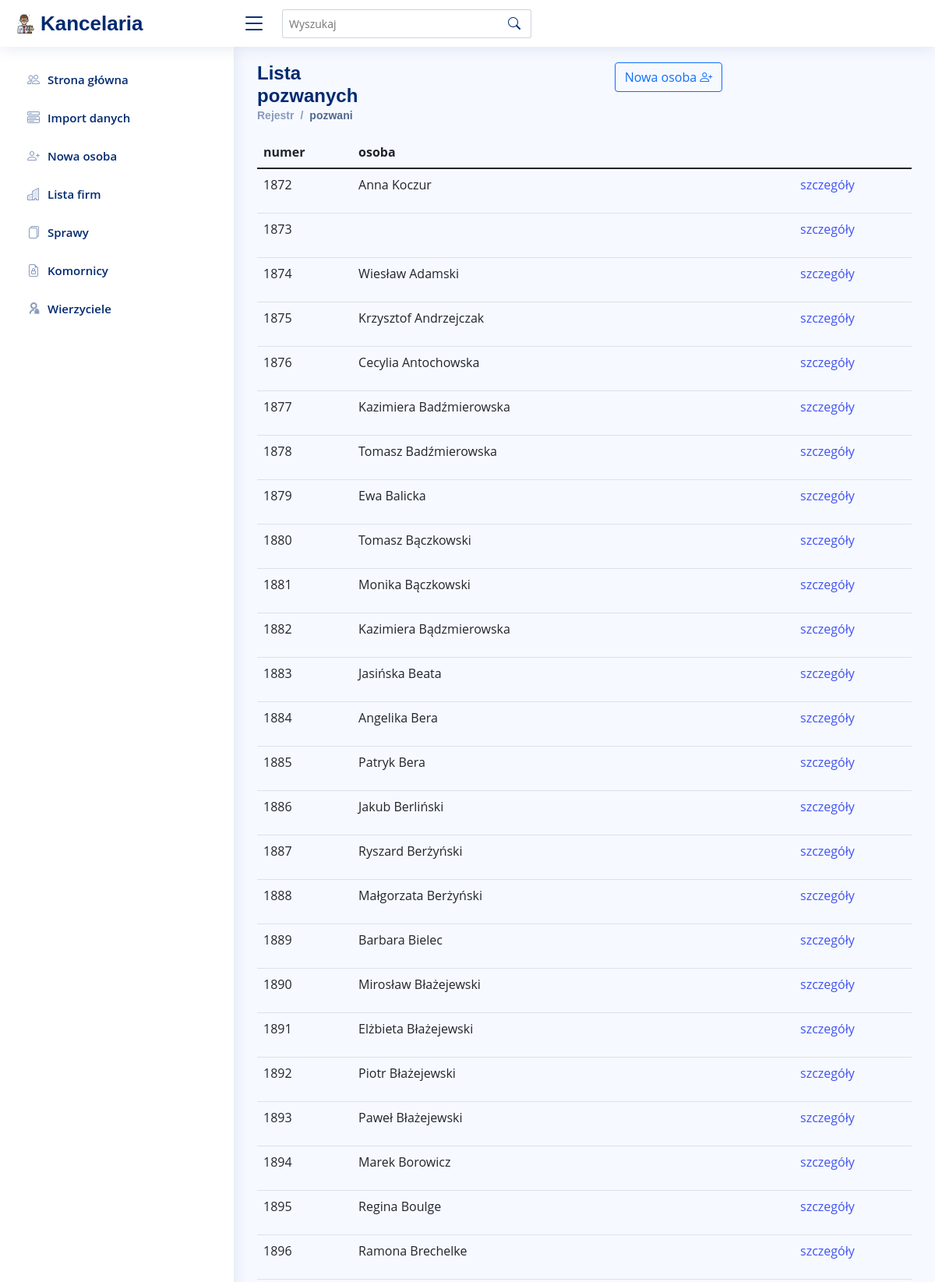
Page /person (upper part) on the committed database.
### register/models.py (models this page shows)
class Person(models.Model):
    first_name = models.CharField(max_length=30, null=True, blank=True, verbose_name='imię')
    last_name = models.CharField(max_length=60, null=True, verbose_name='nazwisko')
    pesel = models.CharField(max_length=11, null=True, blank=True, verbose_name='numer pesel')
    address = models.CharField(max_length=60, null=True, blank=True, verbose_name='adres')
    phone = models.CharField(max_length=30, null=True, blank=True, verbose_name='numer telefonu')
    date_created = models.DateTimeField(auto_now_add=True)
    note = models.CharField(max_length=30, null=True, blank=True, verbose_name='notatka')
    def __str__(self):
        return f"{self.first_name} {self.last_name}"

### register/views.py (the view)
# urls.py: path('person', views.person, name='persons'),
def person(request, pk=0):
    if request.method == 'GET':
        if pk:
            find = Person.objects.get(pk=pk)
            ff = Family.objects.filter(persons=find)
            if ff.count() < 1:
                ff = FamilyCreateForm(
                    initial={
                        'name': f'{find.last_name} - {find.address}',
                        'persons': find
                    }
                )
            cases = Case.objects.filter(Q(accused_persons__pk=pk) | Q(prosecutor_persons__pk=pk))
            new_case_form = CaseForm(
                initial={
                    'accused_persons': find
                }
            )
            context = {
                'person': find,
                'family': ff,
                'new_case': new_case_form,
                'cases': cases,
                'next_signatures': signatures.next_signature(),
            }
            return render(request, 'person/selected.html', context)
        else:
            context = {
                'persons': Person.objects.all()
            }
            return render(request, 'person/list.html', context)

### register/templates/person/list.html (shortened to what this page needs)
{% extends 'base.html' %}
{% load static %}
{% block navigration %}
<div class="pagetitle">
  <div class="row">
    <div class="col-3"><h1 class="d-inline">Lista pozwanych</h1></div>
    <div class="col text-center">
      <a class="btn btn-outline-primary" href="{% url 'register:create' %}">Nowa osoba <i class="bi bi-person-plus"></i></a></div>
  </div>
      <nav>
        <ol class="breadcrumb">
          <li class="breadcrumb-item"><a href="index.html">Rejestr</a></li>
          <li class="breadcrumb-item active">pozwani</li>
        </ol>
      </nav>
</div>
{% endblock  %}
{% block content %}
<link rel="stylesheet" type="text/css" href="https://cdn.datatables.net/v/dt/dt-1.11.3/datatables.min.css"/>
<table id="table" class="table">
  <thead>
  <tr>
    <th>numer</th> <th>osoba</th> <th></th>
  </tr>
  </thead>
  <tbody>
{% for p in persons %}
<tr>
  <td><p>{{ p.id }}</p></td> <td><p>{{ p }}</p></td>
  <td><a href="{% url 'register:person' p.id  %}" class="p"> szczegóły </a></td>
</tr>
{% endfor %}
  </tbody>
</table>
{% endblock %}

### register/static/css/style.css (style rules this page uses)
:root { scroll-behavior: smooth; }
body { font-family: "Open Sans", sans-serif; background: #f6f9ff; color: #444444; }
a { color: #4154f1; text-decoration: none; }
h1, h2, h3, h4, h5, h6 { font-family: "Nunito", sans-serif; }
.pagetitle { margin-bottom: 10px; }
.pagetitle h1 { font-size: 24px; margin-bottom: 0; font-weight: 600; color: #012970; }
.breadcrumb { font-size: 14px; font-family: "Nunito", sans-serif; color: #899bbd; font-weight: 600; }
.breadcrumb a { color: #899bbd; transition: 0.3s; }
.breadcrumb .breadcrumb-item::before { color: #899bbd; }
.breadcrumb .active { color: #51678f; font-weight: 600; }

### rows in the picture
Person: id "1872", first_name+last_name "Anna Koczur"
Person: id "1873"
Person: id "1874", first_name+last_name "Wiesław Adamski"
Person: id "1875", first_name+last_name "Krzysztof Andrzejczak"
Person: id "1876", first_name+last_name "Cecylia Antochowska"
Person: id "1877", first_name+last_name "Kazimiera Badźmierowska"
Person: id "1878", first_name+last_name "Tomasz Badźmierowska"
Person: id "1879", first_name+last_name "Ewa Balicka"
Person: id "1880", first_name+last_name "Tomasz Bączkowski"
Person: id "1881", first_name+last_name "Monika Bączkowski"
Person: id "1882", first_name+last_name "Kazimiera Bądzmierowska"
Person: id "1883", first_name+last_name "Jasińska Beata"
Person: id "1884", first_name+last_name "Angelika Bera"
Person: id "1885", first_name+last_name "Patryk Bera"
Person: id "1886", first_name+last_name "Jakub Berliński"
Person: id "1887", first_name+last_name "Ryszard Berżyński"
Person: id "1888", first_name+last_name "Małgorzata Berżyński"
Person: id "1889", first_name+last_name "Barbara Bielec"
Person: id "1890", first_name+last_name "Mirosław Błażejewski"
Person: id "1891", first_name+last_name "Elżbieta Błażejewski"
Person: id "1892", first_name+last_name "Piotr Błażejewski"
Person: id "1893", first_name+last_name "Paweł Błażejewski"
Person: id "1894", first_name+last_name "Marek Borowicz"
Person: id "1895", first_name+last_name "Regina Boulge"
Person: id "1896", first_name+last_name "Ramona Brechelke"
